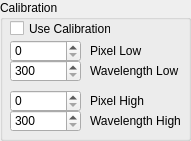
     <widget class="QGroupBox" name="d_calib_box">
      <property name="geometry">
       <rect>
        <x>10</x>
        <y>170</y>
        <width>191</width>
        <height>141</height>
       </rect>
      </property>
      <property name="title">
       <string>Calibration</string>
      </property>
      <widget class="QSpinBox" name="d_calib_pixel_low">
       <property name="geometry">
        <rect>
         <x>10</x>
         <y>40</y>
         <width>71</width>
         <height>22</height>
        </rect>
       </property>
       <property name="maximum">
        <number>1200</number>
       </property>
      </widget>
      <widget class="QSpinBox" name="d_calib_wave_low">
       <property name="geometry">
        <rect>
         <x>10</x>
         <y>60</y>
         <width>71</width>
         <height>22</height>
        </rect>
       </property>
       <property name="minimum">
        <number>300</number>
       </property>
       <property name="maximum">
        <number>1500</number>
       </property>
      </widget>
      <widget class="QSpinBox" name="d_calib_pixel_high">
       <property name="geometry">
        <rect>
         <x>10</x>
         <y>90</y>
         <width>71</width>
         <height>22</height>
        </rect>
       </property>
       <property name="maximum">
        <number>1200</number>
       </property>
      </widget>
      <widget class="QSpinBox" name="d_calib_wave_high">
       <property name="geometry">
        <rect>
         <x>10</x>
         <y>110</y>
         <width>71</width>
         <height>22</height>
        </rect>
       </property>
       <property name="minimum">
        <number>300</number>
       </property>
       <property name="maximum">
        <number>2000</number>
       </property>
      </widget>
      <widget class="QLabel" name="label_23">
       <property name="geometry">
        <rect>
         <x>90</x>
         <y>40</y>
         <width>101</width>
         <height>21</height>
        </rect>
       </property>
       <property name="text">
        <string>Pixel Low</string>
       </property>
      </widget>
      <widget class="QLabel" name="label_24">
       <property name="geometry">
        <rect>
         <x>90</x>
         <y>60</y>
         <width>101</width>
         <height>21</height>
        </rect>
       </property>
       <property name="text">
        <string>Wavelength Low</string>
       </property>
      </widget>
      <widget class="QLabel" name="label_31">
       <property name="geometry">
        <rect>
         <x>90</x>
         <y>90</y>
         <width>101</width>
         <height>21</height>
        </rect>
       </property>
       <property name="text">
        <string>Pixel High</string>
       </property>
      </widget>
      <widget class="QLabel" name="label_32">
       <property name="geometry">
        <rect>
         <x>90</x>
         <y>110</y>
         <width>101</width>
         <height>21</height>
        </rect>
       </property>
       <property name="text">
        <string>Wavelength High</string>
       </property>
      </widget>
      <widget class="QCheckBox" name="d_use_calib">
       <property name="geometry">
        <rect>
         <x>10</x>
         <y>20</y>
         <width>101</width>
         <height>17</height>
        </rect>
       </property>
       <property name="text">
        <string>Use Calibration</string>
       </property>
       <property name="autoExclusive">
        <bool>false</bool>
       </property>
      </widget>
     </widget>
